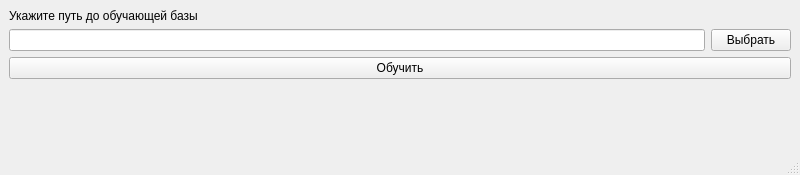
<?xml version="1.0" encoding="UTF-8"?>
<ui version="4.0">
 <class>MainWindow</class>
 <widget class="QMainWindow" name="MainWindow">
  <property name="geometry">
   <rect>
    <x>0</x>
    <y>0</y>
    <width>800</width>
    <height>175</height>
   </rect>
  </property>
  <property name="windowTitle">
   <string>MainWindow</string>
  </property>
  <widget class="QWidget" name="centralwidget">
   <layout class="QGridLayout" name="gridLayout">
    <item row="0" column="0">
     <widget class="QLabel" name="label">
      <property name="text">
       <string>Укажите путь до обучающей базы</string>
      </property>
     </widget>
    </item>
    <item row="1" column="1">
     <widget class="QPushButton" name="pb_path">
      <property name="text">
       <string>Выбрать</string>
      </property>
     </widget>
    </item>
    <item row="1" column="0">
     <widget class="QLineEdit" name="le_path"/>
    </item>
    <item row="3" column="0">
     <spacer name="verticalSpacer">
      <property name="orientation">
       <enum>Qt::Vertical</enum>
      </property>
      <property name="sizeHint" stdset="0">
       <size>
        <width>20</width>
        <height>40</height>
       </size>
      </property>
     </spacer>
    </item>
    <item row="2" column="0" colspan="2">
     <widget class="QPushButton" name="pb_teach">
      <property name="text">
       <string>Обучить</string>
      </property>
     </widget>
    </item>
   </layout>
  </widget>
  <widget class="QMenuBar" name="menubar">
   <property name="geometry">
    <rect>
     <x>0</x>
     <y>0</y>
     <width>800</width>
     <height>22</height>
    </rect>
   </property>
  </widget>
  <widget class="QStatusBar" name="statusbar"/>
 </widget>
 <resources/>
 <connections/>
</ui>
